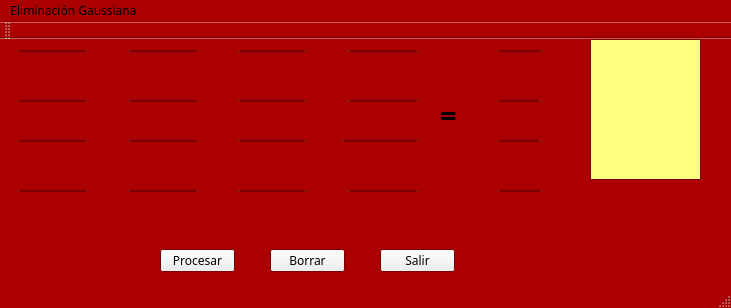
<?xml version="1.0" encoding="UTF-8"?>
<ui version="4.0">
 <class>EliminacionGaussiana</class>
 <widget class="QMainWindow" name="EliminacionGaussiana">
  <property name="geometry">
   <rect>
    <x>0</x>
    <y>0</y>
    <width>731</width>
    <height>308</height>
   </rect>
  </property>
  <property name="palette">
   <palette>
    <active>
     <colorrole role="Base">
      <brush brushstyle="SolidPattern">
       <color alpha="255">
        <red>255</red>
        <green>255</green>
        <blue>127</blue>
       </color>
      </brush>
     </colorrole>
     <colorrole role="Window">
      <brush brushstyle="SolidPattern">
       <color alpha="255">
        <red>170</red>
        <green>0</green>
        <blue>0</blue>
       </color>
      </brush>
     </colorrole>
    </active>
    <inactive>
     <colorrole role="Base">
      <brush brushstyle="SolidPattern">
       <color alpha="255">
        <red>255</red>
        <green>255</green>
        <blue>127</blue>
       </color>
      </brush>
     </colorrole>
     <colorrole role="Window">
      <brush brushstyle="SolidPattern">
       <color alpha="255">
        <red>170</red>
        <green>0</green>
        <blue>0</blue>
       </color>
      </brush>
     </colorrole>
    </inactive>
    <disabled>
     <colorrole role="Base">
      <brush brushstyle="SolidPattern">
       <color alpha="255">
        <red>170</red>
        <green>0</green>
        <blue>0</blue>
       </color>
      </brush>
     </colorrole>
     <colorrole role="Window">
      <brush brushstyle="SolidPattern">
       <color alpha="255">
        <red>170</red>
        <green>0</green>
        <blue>0</blue>
       </color>
      </brush>
     </colorrole>
    </disabled>
   </palette>
  </property>
  <property name="font">
   <font>
    <family>MV Boli</family>
   </font>
  </property>
  <property name="windowTitle">
   <string>EliminacionGaussiana</string>
  </property>
  <widget class="QWidget" name="centralWidget">
   <widget class="QWidget" name="layoutWidget">
    <property name="geometry">
     <rect>
      <x>110</x>
      <y>140</y>
      <width>100</width>
      <height>24</height>
     </rect>
    </property>
    <layout class="QFormLayout" name="formLayout_18">
     <item row="0" column="1">
      <widget class="QDoubleSpinBox" name="E31">
       <property name="minimum">
        <double>-99.989999999999995</double>
       </property>
      </widget>
     </item>
    </layout>
   </widget>
   <widget class="QWidget" name="layoutWidget_2">
    <property name="geometry">
     <rect>
      <x>0</x>
      <y>0</y>
      <width>100</width>
      <height>24</height>
     </rect>
    </property>
    <layout class="QFormLayout" name="formLayout">
     <item row="0" column="1">
      <widget class="QDoubleSpinBox" name="E00">
       <property name="minimum">
        <double>-99.989999999999995</double>
       </property>
      </widget>
     </item>
    </layout>
   </widget>
   <widget class="QPushButton" name="procesar">
    <property name="geometry">
     <rect>
      <x>160</x>
      <y>210</y>
      <width>75</width>
      <height>23</height>
     </rect>
    </property>
    <property name="text">
     <string>Procesar</string>
    </property>
   </widget>
   <widget class="QWidget" name="layoutWidget_3">
    <property name="geometry">
     <rect>
      <x>220</x>
      <y>140</y>
      <width>99</width>
      <height>24</height>
     </rect>
    </property>
    <layout class="QFormLayout" name="formLayout_19">
     <item row="0" column="1">
      <widget class="QDoubleSpinBox" name="E32">
       <property name="minimum">
        <double>-99.989999999999995</double>
       </property>
      </widget>
     </item>
    </layout>
   </widget>
   <widget class="QWidget" name="layoutWidget_4">
    <property name="geometry">
     <rect>
      <x>0</x>
      <y>50</y>
      <width>100</width>
      <height>24</height>
     </rect>
    </property>
    <layout class="QFormLayout" name="formLayout_5">
     <item row="0" column="1">
      <widget class="QDoubleSpinBox" name="E10">
       <property name="minimum">
        <double>-99.989999999999995</double>
       </property>
      </widget>
     </item>
    </layout>
   </widget>
   <widget class="QWidget" name="layoutWidget_5">
    <property name="geometry">
     <rect>
      <x>330</x>
      <y>90</y>
      <width>100</width>
      <height>24</height>
     </rect>
    </property>
    <layout class="QGridLayout" name="gridLayout">
     <item row="0" column="0">
      <widget class="QDoubleSpinBox" name="E23">
       <property name="minimum">
        <double>-99.989999999999995</double>
       </property>
      </widget>
     </item>
    </layout>
   </widget>
   <widget class="QWidget" name="layoutWidget_6">
    <property name="geometry">
     <rect>
      <x>220</x>
      <y>50</y>
      <width>99</width>
      <height>24</height>
     </rect>
    </property>
    <layout class="QFormLayout" name="formLayout_7">
     <item row="0" column="1">
      <widget class="QDoubleSpinBox" name="E12">
       <property name="minimum">
        <double>-99.989999999999995</double>
       </property>
      </widget>
     </item>
    </layout>
   </widget>
   <widget class="QWidget" name="layoutWidget_7">
    <property name="geometry">
     <rect>
      <x>110</x>
      <y>0</y>
      <width>100</width>
      <height>24</height>
     </rect>
    </property>
    <layout class="QFormLayout" name="formLayout_2">
     <item row="0" column="1">
      <widget class="QDoubleSpinBox" name="E01">
       <property name="minimum">
        <double>-99.989999999999995</double>
       </property>
      </widget>
     </item>
    </layout>
   </widget>
   <widget class="QWidget" name="layoutWidget_8">
    <property name="geometry">
     <rect>
      <x>220</x>
      <y>90</y>
      <width>99</width>
      <height>24</height>
     </rect>
    </property>
    <layout class="QFormLayout" name="formLayout_14">
     <item row="0" column="1">
      <widget class="QDoubleSpinBox" name="E22">
       <property name="minimum">
        <double>-99.989999999999995</double>
       </property>
      </widget>
     </item>
    </layout>
   </widget>
   <widget class="QWidget" name="layoutWidget_9">
    <property name="geometry">
     <rect>
      <x>330</x>
      <y>140</y>
      <width>100</width>
      <height>24</height>
     </rect>
    </property>
    <layout class="QFormLayout" name="formLayout_13">
     <item row="0" column="1">
      <widget class="QDoubleSpinBox" name="E33">
       <property name="minimum">
        <double>-99.989999999999995</double>
       </property>
      </widget>
     </item>
    </layout>
   </widget>
   <widget class="QWidget" name="layoutWidget_10">
    <property name="geometry">
     <rect>
      <x>330</x>
      <y>0</y>
      <width>100</width>
      <height>24</height>
     </rect>
    </property>
    <layout class="QFormLayout" name="formLayout_4">
     <item row="0" column="1">
      <widget class="QDoubleSpinBox" name="E03">
       <property name="minimum">
        <double>-99.989999999999995</double>
       </property>
      </widget>
     </item>
    </layout>
   </widget>
   <widget class="QLabel" name="label">
    <property name="geometry">
     <rect>
      <x>440</x>
      <y>50</y>
      <width>21</width>
      <height>51</height>
     </rect>
    </property>
    <property name="font">
     <font>
      <pointsize>22</pointsize>
      <weight>75</weight>
      <bold>true</bold>
     </font>
    </property>
    <property name="text">
     <string>=</string>
    </property>
   </widget>
   <widget class="QPushButton" name="salir">
    <property name="geometry">
     <rect>
      <x>380</x>
      <y>210</y>
      <width>75</width>
      <height>23</height>
     </rect>
    </property>
    <property name="text">
     <string>Salir</string>
    </property>
   </widget>
   <widget class="QWidget" name="layoutWidget_11">
    <property name="geometry">
     <rect>
      <x>480</x>
      <y>140</y>
      <width>74</width>
      <height>24</height>
     </rect>
    </property>
    <layout class="QFormLayout" name="formLayout_12">
     <item row="0" column="1">
      <widget class="QDoubleSpinBox" name="R4">
       <property name="minimum">
        <double>-99.989999999999995</double>
       </property>
      </widget>
     </item>
    </layout>
   </widget>
   <widget class="QWidget" name="layoutWidget_12">
    <property name="geometry">
     <rect>
      <x>0</x>
      <y>140</y>
      <width>100</width>
      <height>24</height>
     </rect>
    </property>
    <layout class="QFormLayout" name="formLayout_17">
     <item row="0" column="1">
      <widget class="QDoubleSpinBox" name="E30">
       <property name="minimum">
        <double>-99.989999999999995</double>
       </property>
      </widget>
     </item>
    </layout>
   </widget>
   <widget class="QWidget" name="layoutWidget_13">
    <property name="geometry">
     <rect>
      <x>0</x>
      <y>90</y>
      <width>100</width>
      <height>24</height>
     </rect>
    </property>
    <layout class="QFormLayout" name="formLayout_16">
     <item row="0" column="1">
      <widget class="QDoubleSpinBox" name="E20">
       <property name="minimum">
        <double>-99.989999999999995</double>
       </property>
      </widget>
     </item>
    </layout>
   </widget>
   <widget class="QPushButton" name="borrar">
    <property name="geometry">
     <rect>
      <x>270</x>
      <y>210</y>
      <width>75</width>
      <height>23</height>
     </rect>
    </property>
    <property name="text">
     <string>Borrar</string>
    </property>
   </widget>
   <widget class="QWidget" name="layoutWidget_14">
    <property name="geometry">
     <rect>
      <x>330</x>
      <y>50</y>
      <width>100</width>
      <height>24</height>
     </rect>
    </property>
    <layout class="QFormLayout" name="formLayout_8">
     <item row="0" column="1">
      <widget class="QDoubleSpinBox" name="E13">
       <property name="minimum">
        <double>-99.989999999999995</double>
       </property>
      </widget>
     </item>
    </layout>
   </widget>
   <widget class="QTextEdit" name="Texto">
    <property name="geometry">
     <rect>
      <x>590</x>
      <y>0</y>
      <width>111</width>
      <height>141</height>
     </rect>
    </property>
   </widget>
   <widget class="QWidget" name="layoutWidget_15">
    <property name="geometry">
     <rect>
      <x>110</x>
      <y>90</y>
      <width>100</width>
      <height>24</height>
     </rect>
    </property>
    <layout class="QFormLayout" name="formLayout_15">
     <item row="0" column="1">
      <widget class="QDoubleSpinBox" name="E21">
       <property name="minimum">
        <double>-99.989999999999995</double>
       </property>
      </widget>
     </item>
    </layout>
   </widget>
   <widget class="QWidget" name="layoutWidget_16">
    <property name="geometry">
     <rect>
      <x>480</x>
      <y>90</y>
      <width>73</width>
      <height>24</height>
     </rect>
    </property>
    <layout class="QFormLayout" name="formLayout_11">
     <item row="0" column="1">
      <widget class="QDoubleSpinBox" name="R3">
       <property name="minimum">
        <double>-99.989999999999995</double>
       </property>
      </widget>
     </item>
    </layout>
   </widget>
   <widget class="QWidget" name="layoutWidget_17">
    <property name="geometry">
     <rect>
      <x>110</x>
      <y>50</y>
      <width>100</width>
      <height>24</height>
     </rect>
    </property>
    <layout class="QFormLayout" name="formLayout_6">
     <item row="0" column="1">
      <widget class="QDoubleSpinBox" name="E11">
       <property name="minimum">
        <double>-99.989999999999995</double>
       </property>
      </widget>
     </item>
    </layout>
   </widget>
   <widget class="QWidget" name="layoutWidget_18">
    <property name="geometry">
     <rect>
      <x>220</x>
      <y>0</y>
      <width>99</width>
      <height>24</height>
     </rect>
    </property>
    <layout class="QFormLayout" name="formLayout_3">
     <item row="0" column="1">
      <widget class="QDoubleSpinBox" name="E02">
       <property name="minimum">
        <double>-99.989999999999995</double>
       </property>
      </widget>
     </item>
    </layout>
   </widget>
   <widget class="QWidget" name="layoutWidget_19">
    <property name="geometry">
     <rect>
      <x>480</x>
      <y>50</y>
      <width>73</width>
      <height>24</height>
     </rect>
    </property>
    <layout class="QFormLayout" name="formLayout_9">
     <item row="0" column="1">
      <widget class="QDoubleSpinBox" name="R2">
       <property name="minimum">
        <double>-99.989999999999995</double>
       </property>
      </widget>
     </item>
    </layout>
   </widget>
   <widget class="QWidget" name="layoutWidget_20">
    <property name="geometry">
     <rect>
      <x>480</x>
      <y>0</y>
      <width>75</width>
      <height>24</height>
     </rect>
    </property>
    <layout class="QFormLayout" name="formLayout_10">
     <item row="0" column="1">
      <widget class="QDoubleSpinBox" name="R1">
       <property name="minimum">
        <double>-99.989999999999995</double>
       </property>
      </widget>
     </item>
    </layout>
   </widget>
  </widget>
  <widget class="QMenuBar" name="menuBar">
   <property name="geometry">
    <rect>
     <x>0</x>
     <y>0</y>
     <width>731</width>
     <height>23</height>
    </rect>
   </property>
   <widget class="QMenu" name="menuEliminaci_n_Gaussiana">
    <property name="title">
     <string>Eliminación Gaussiana</string>
    </property>
   </widget>
   <addaction name="menuEliminaci_n_Gaussiana"/>
  </widget>
  <widget class="QToolBar" name="mainToolBar">
   <attribute name="toolBarArea">
    <enum>TopToolBarArea</enum>
   </attribute>
   <attribute name="toolBarBreak">
    <bool>false</bool>
   </attribute>
  </widget>
  <widget class="QStatusBar" name="statusBar"/>
 </widget>
 <layoutdefault spacing="6" margin="11"/>
 <resources/>
 <connections/>
</ui>
